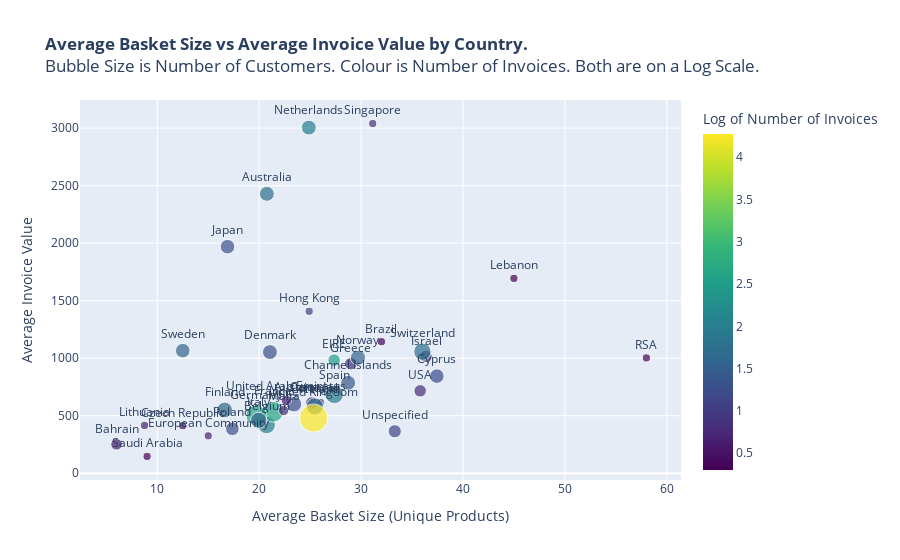

The code cell stored with this chart in its notebook:
### Markdown cell above
We can indeed see a relationship: larger baskets do lead to larger sales as a general principle.

So we should encourage customers to add other products to their basket

### Code cell
# Average basket size & invoice value per country
basket_country = (
    df.groupby(["Country", "InvoiceNo"])
    .agg(
        unique_products=("StockCode", "nunique"),
        invoice_value=("Sales", "sum")
    )
    .groupby("Country")
    .agg(
        avg_basket_size=("unique_products", "mean"),
        avg_invoice_value=("invoice_value", "mean")
    )
    .reset_index()
)
# we can size the plot points based on the number of customers
# unique customers per country
customers_per_country = (
    df.groupby("Country")["CustomerID"]
    .nunique()
    .reset_index()
    .rename(columns={"CustomerID": "num_customers"})
)
#  Count number of invoices per country 
invoices_per_country = (
    df.groupby("Country")["InvoiceNo"]
    .nunique()
    .reset_index()
    .rename(columns={"InvoiceNo": "num_invoices"})
)

#  Merge customer counts into basket_country 
basket_country = basket_country.merge(customers_per_country, on="Country")
basket_country = basket_country.merge(invoices_per_country, on="Country")

# Scale bubble size with log10 to avoid very large bubbles
basket_country["bubble_size"] = np.log10(basket_country["num_customers"] + 1)  # +1 to avoid log(0)
# Scale bubble colour with log10 to avoid very large bubbles
basket_country["bubble_colour"] = np.log10(basket_country["num_invoices"] + 1)  # +1 to avoid log(0)

#  Plot scatter (a bubble chart)
fig = px.scatter(
    basket_country,
    x="avg_basket_size",
    y="avg_invoice_value",
    size="bubble_size",
    color="bubble_colour",  # color based on log10 of number of invoices
    text="Country",
    color_continuous_scale="Viridis",
    title="<b>Average Basket Size vs Average Invoice Value by Country. </b><br>Bubble Size is Number of Customers. Colour is Number of Invoices. Both are on a Log Scale.",
    labels={
        "avg_basket_size": "Avg. Basket Size (Unique Products)",
        "avg_invoice_value": "Avg. Invoice Value",
        "num_customers": "Number of Customers",
        "bubble_colour": "Log of Number of Invoices"
    }
)

# Format hover with 1 decimal precision
fig.update_traces(
    textposition='top center',
    hovertemplate=(
        "Country: %{text}<br>"
        "Avg. Basket Size: %{x:.1f}<br>"
        "Avg. Invoice Value: %{y:.1f}<br>"
        "Customers: %{customdata[0]}<br>"
        "Invoices: %{customdata[1]}<extra></extra>"
    ),
    customdata=basket_country[["num_customers", "num_invoices"]]
)
# Axis labels and layout
fig.update_layout(
    xaxis_title="Average Basket Size (Unique Products)",
    yaxis_title="Average Invoice Value"
)

fig.show()

### Figure 1 — Plotly figure (JSON) as saved in the notebook; plotly's stock layout.template omitted (floating-point values rounded to 4 significant figures)
{"data": [{"customdata": [[9, 57], [11, 17], [3, 3], [25, 98], [1, 1], [4, 6], [9, 26], [8, 16], [1, 2], [9, 18], [4, 288], [1, 4], [12, 41], [88, 392], [94, 457], [4, 5], [1, 11], [1, 7], [4, 8], [14, 38], [8, 19], [1, 1], [1, 4], [2, 5], [9, 95], [10, 36], [6, 19], [20, 58], [1, 1], [1, 1], [1, 7], [30, 90], [8, 36], [22, 54], [4, 5], [2, 3], [3921, 18784], [5, 13]], "hovertemplate": "Country: %{text}<br>Avg. Basket Size: %{x:.1f}<br>Avg. Invoice Value: %{y:.1f}<br>Customers: %{customdata[0]}<br>Invoices: %{customdata[1]}<extra></extra>", "legendgroup": "", "marker": {"color": [1.763, 1.255, 0.6021, 1.996, 0.301, 0.8451, 1.431, 1.23, 0.4771, 1.279, 2.461, 0.699, 1.623, 2.594, 2.661, 0.7782, 1.079, 0.9031, 0.9542, 1.591, 1.301, 0.301, 0.699, 0.7782, 1.982, 1.568, 1.301, 1.771, 0.301, 0.301, 0.9031, 1.959, 1.568, 1.74, 0.7782, 0.6021, 4.274, 1.146], "coloraxis": "coloraxis", "size": [1, 1.079, 0.6021, 1.415, 0.301, 0.699, 1, 0.9542, 0.301, 1, 0.699, 0.301, 1.114, 1.949, 1.978, 0.699, 0.301, 0.301, 0.699, 1.176, 0.9542, 0.301, 0.301, 0.4771, 1, 1.041, 0.8451, 1.322, 0.301, 0.301, 0.301, 1.491, 0.9542, 1.362, 0.699, 0.4771, 3.594, 0.7782], "sizemode": "area", "sizeref": 0.008984, "symbol": "circle"}, "mode": "markers+text", "name": "", "orientation": "v", "showlegend": false, "text": ["Australia", "Austria", "Bahrain", "Belgium", "Brazil", "Canada", "Channel Islands", "Cyprus", "Czech Republic", "Denmark", "EIRE", "European Community", "Finland", "France", "Germany", "Greece", "Hong Kong", "Iceland", "Israel", "Italy", "Japan", "Lebanon", "Lithuania", "Malta", "Netherlands", "Norway", "Poland", "Portugal", "RSA", "Saudi Arabia", "Singapore", "Spain", "Sweden", "Switzerland", "USA", "United Arab Emirates", "United Kingdom", "Unspecified"], "textposition": "top center", "type": "scatter", "x": [20.75, 23.41, 6, 20.72, 32, 25.17, 28.73, 37.44, 12.5, 21.06, 27.36, 15, 16.61, 21.36, 19.73, 29, 24.91, 26, 36.38, 19.95, 16.89, 45, 8.75, 22.4, 24.87, 29.69, 17.37, 25.47, 58, 9, 31.14, 27.38, 12.5, 36.02, 35.8, 22.67, 25.34, 33.31], "xaxis": "x", "y": [2429.0, 599.9, 251.4, 420.4, 1144.0, 611.1, 786.2, 843.9, 413.4, 1053.0, 983.1, 325.1, 549.9, 534.8, 500.4, 952.1, 1408.0, 615.7, 1016.0, 460.1, 1969.0, 1694.0, 415.3, 545.1, 3005.0, 1005.0, 386.0, 580.7, 1002.0, 145.9, 3040.0, 684.0, 1066.0, 1057.0, 716.1, 634.1, 479.2, 364.7], "yaxis": "y"}], "layout": {"coloraxis": {"colorbar": {"title": {"text": "Log of Number of Invoices"}}, "colorscale": [[0, "#440154"], [0.1111, "#482878"], [0.2222, "#3e4989"], [0.3333, "#31688e"], [0.4444, "#26828e"], [0.5556, "#1f9e89"], [0.6667, "#35b779"], [0.7778, "#6ece58"], [0.8889, "#b5de2b"], [1, "#fde725"]]}, "legend": {"itemsizing": "constant", "tracegroupgap": 0}, "title": {"text": "<b>Average Basket Size vs Average Invoice Value by Country. </b><br>Bubble Size is Number of Customers. Colour is Number of Invoices. Both are on a Log Scale."}, "xaxis": {"anchor": "y", "domain": [0, 1], "title": {"text": "Average Basket Size (Unique Products)"}}, "yaxis": {"anchor": "x", "domain": [0, 1], "title": {"text": "Average Invoice Value"}}}}
